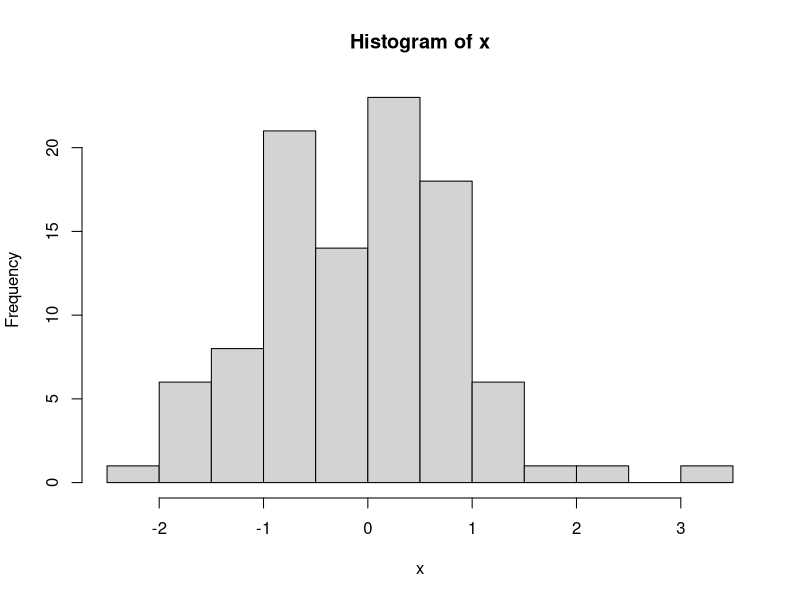

Generate this figure with R:
## ---- chunk 1
knitr::opts_chunk$set(echo = TRUE)
## ---- chunk 2
x <- rnorm(100, mean=0, sd=1)
hist(x)
